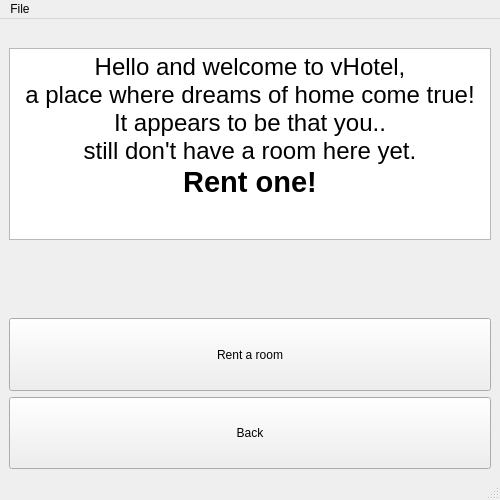
<?xml version="1.0" encoding="UTF-8"?>
<ui version="4.0">
 <class>MainWindow</class>
 <widget class="QMainWindow" name="MainWindow">
  <property name="geometry">
   <rect>
    <x>0</x>
    <y>0</y>
    <width>500</width>
    <height>500</height>
   </rect>
  </property>
  <property name="windowTitle">
   <string>vHotel Inc.</string>
  </property>
  <widget class="QWidget" name="centralwidget">
   <layout class="QGridLayout" name="gridLayout">
    <item row="6" column="1">
     <widget class="QPushButton" name="Back">
      <property name="sizePolicy">
       <sizepolicy hsizetype="Minimum" vsizetype="MinimumExpanding">
        <horstretch>0</horstretch>
        <verstretch>0</verstretch>
       </sizepolicy>
      </property>
      <property name="styleSheet">
       <string notr="true">font: 18pt &quot;Narkisim&quot;;</string>
      </property>
      <property name="text">
       <string>Back</string>
      </property>
     </widget>
    </item>
    <item row="5" column="1">
     <widget class="QPushButton" name="RentRoom">
      <property name="sizePolicy">
       <sizepolicy hsizetype="Minimum" vsizetype="MinimumExpanding">
        <horstretch>0</horstretch>
        <verstretch>0</verstretch>
       </sizepolicy>
      </property>
      <property name="styleSheet">
       <string notr="true">font: 18pt &quot;Narkisim&quot;;</string>
      </property>
      <property name="text">
       <string>Rent a room</string>
      </property>
     </widget>
    </item>
    <item row="3" column="1">
     <widget class="QTextBrowser" name="textBrowser">
      <property name="sizePolicy">
       <sizepolicy hsizetype="Expanding" vsizetype="Expanding">
        <horstretch>0</horstretch>
        <verstretch>0</verstretch>
       </sizepolicy>
      </property>
      <property name="html">
       <string>&lt;!DOCTYPE HTML PUBLIC &quot;-//W3C//DTD HTML 4.0//EN&quot; &quot;http://www.w3.org/TR/REC-html40/strict.dtd&quot;&gt;
&lt;html&gt;&lt;head&gt;&lt;meta name=&quot;qrichtext&quot; content=&quot;1&quot; /&gt;&lt;style type=&quot;text/css&quot;&gt;
p, li { white-space: pre-wrap; }
&lt;/style&gt;&lt;/head&gt;&lt;body style=&quot; font-family:'MS Shell Dlg 2'; font-size:8.25pt; font-weight:400; font-style:normal;&quot;&gt;
&lt;p align=&quot;center&quot; style=&quot; margin-top:0px; margin-bottom:0px; margin-left:0px; margin-right:0px; -qt-block-indent:0; text-indent:0px;&quot;&gt;&lt;span style=&quot; font-size:18pt;&quot;&gt;Hello and welcome to vHotel,&lt;/span&gt;&lt;/p&gt;
&lt;p align=&quot;center&quot; style=&quot; margin-top:0px; margin-bottom:0px; margin-left:0px; margin-right:0px; -qt-block-indent:0; text-indent:0px;&quot;&gt;&lt;span style=&quot; font-size:18pt;&quot;&gt;a place where dreams of home come true!&lt;/span&gt;&lt;/p&gt;
&lt;p align=&quot;center&quot; style=&quot; margin-top:0px; margin-bottom:0px; margin-left:0px; margin-right:0px; -qt-block-indent:0; text-indent:0px;&quot;&gt;&lt;span style=&quot; font-size:18pt;&quot;&gt;It appears to be that you..&lt;/span&gt;&lt;/p&gt;
&lt;p align=&quot;center&quot; style=&quot; margin-top:0px; margin-bottom:0px; margin-left:0px; margin-right:0px; -qt-block-indent:0; text-indent:0px;&quot;&gt;&lt;span style=&quot; font-size:18pt;&quot;&gt;still don't have a room here yet.&lt;/span&gt;&lt;/p&gt;
&lt;p align=&quot;center&quot; style=&quot; margin-top:0px; margin-bottom:0px; margin-left:0px; margin-right:0px; -qt-block-indent:0; text-indent:0px;&quot;&gt;&lt;span style=&quot; font-size:22pt; font-weight:600;&quot;&gt;Rent one!&lt;/span&gt;&lt;/p&gt;&lt;/body&gt;&lt;/html&gt;</string>
      </property>
     </widget>
    </item>
    <item row="4" column="1">
     <spacer name="verticalSpacer">
      <property name="orientation">
       <enum>Qt::Vertical</enum>
      </property>
      <property name="sizeHint" stdset="0">
       <size>
        <width>20</width>
        <height>40</height>
       </size>
      </property>
     </spacer>
    </item>
    <item row="2" column="1">
     <spacer name="horizontalSpacer">
      <property name="orientation">
       <enum>Qt::Horizontal</enum>
      </property>
      <property name="sizeHint" stdset="0">
       <size>
        <width>40</width>
        <height>20</height>
       </size>
      </property>
     </spacer>
    </item>
   </layout>
  </widget>
  <widget class="QMenuBar" name="menubar">
   <property name="geometry">
    <rect>
     <x>0</x>
     <y>0</y>
     <width>500</width>
     <height>21</height>
    </rect>
   </property>
   <widget class="QMenu" name="menuFile">
    <property name="title">
     <string>File</string>
    </property>
    <addaction name="actionHelp"/>
   </widget>
   <addaction name="menuFile"/>
  </widget>
  <widget class="QStatusBar" name="statusbar"/>
  <action name="actionHelp">
   <property name="text">
    <string>Help</string>
   </property>
  </action>
 </widget>
 <resources/>
 <connections/>
</ui>
